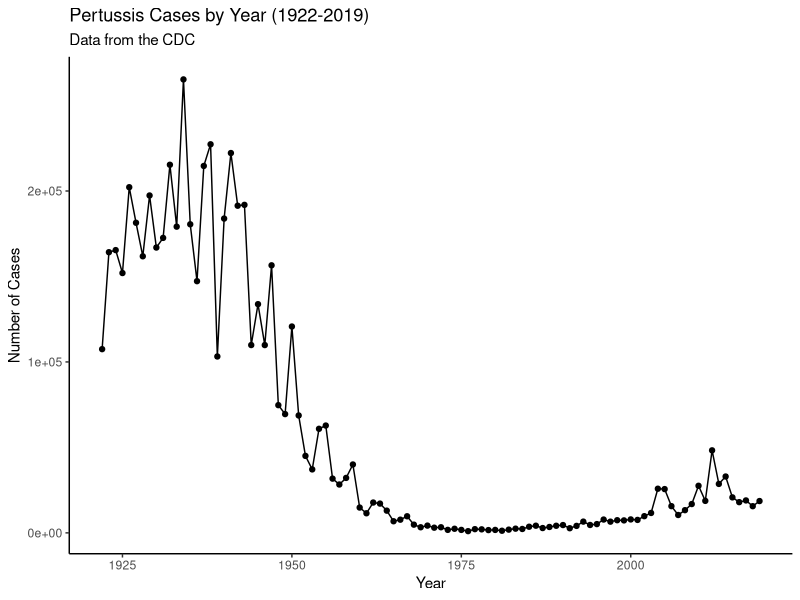
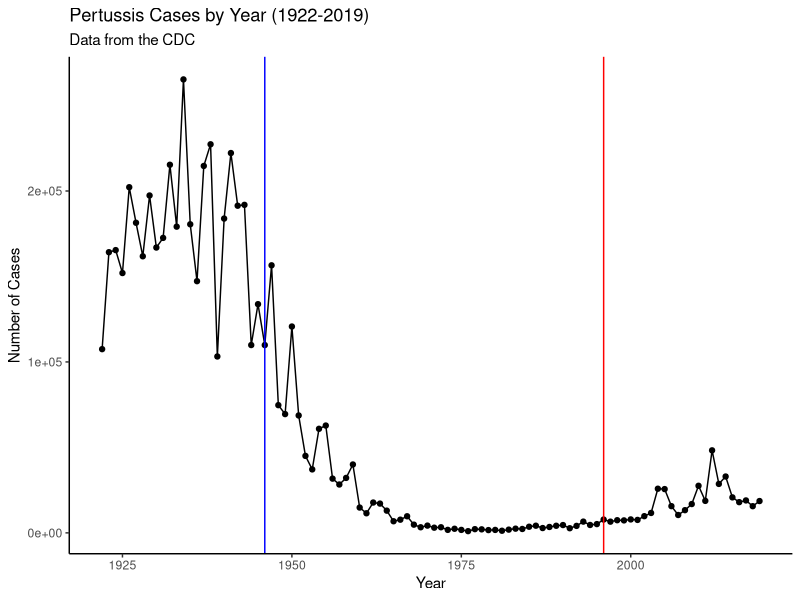

Write the R code that produced these figures, in order. (Note: this script raises an error after producing the figures.)
## ---- chunk 1
cdc <- data.frame(
                                 Year = c(1922L,1923L,1924L,1925L,
                                          1926L,1927L,1928L,1929L,1930L,1931L,
                                          1932L,1933L,1934L,1935L,1936L,
                                          1937L,1938L,1939L,1940L,1941L,1942L,
                                          1943L,1944L,1945L,1946L,1947L,
                                          1948L,1949L,1950L,1951L,1952L,
                                          1953L,1954L,1955L,1956L,1957L,1958L,
                                          1959L,1960L,1961L,1962L,1963L,
                                          1964L,1965L,1966L,1967L,1968L,1969L,
                                          1970L,1971L,1972L,1973L,1974L,
                                          1975L,1976L,1977L,1978L,1979L,1980L,
                                          1981L,1982L,1983L,1984L,1985L,
                                          1986L,1987L,1988L,1989L,1990L,
                                          1991L,1992L,1993L,1994L,1995L,1996L,
                                          1997L,1998L,1999L,2000L,2001L,
                                          2002L,2003L,2004L,2005L,2006L,2007L,
                                          2008L,2009L,2010L,2011L,2012L,
                                          2013L,2014L,2015L,2016L,2017L,2018L,
                                          2019L),
                                 Cases = c(107473,164191,165418,152003,
                                          202210,181411,161799,197371,
                                          166914,172559,215343,179135,265269,
                                          180518,147237,214652,227319,103188,
                                          183866,222202,191383,191890,109873,
                                          133792,109860,156517,74715,69479,
                                          120718,68687,45030,37129,60886,
                                          62786,31732,28295,32148,40005,
                                          14809,11468,17749,17135,13005,6799,
                                          7717,9718,4810,3285,4249,3036,
                                          3287,1759,2402,1738,1010,2177,2063,
                                          1623,1730,1248,1895,2463,2276,
                                          3589,4195,2823,3450,4157,4570,
                                          2719,4083,6586,4617,5137,7796,6564,
                                          7405,7298,7867,7580,9771,11647,
                                          25827,25616,15632,10454,13278,
                                          16858,27550,18719,48277,28639,32971,
                                          20762,17972,18975,15609,18617)
       )
## ---- chunk 2
library(ggplot2)

baseplot <- ggplot(cdc) +
  aes(Year, Cases) + 
  geom_point() + 
  geom_line() +
  labs(title="Pertussis Cases by Year (1922-2019)", y="Number of Cases", subtitle="Data from the CDC") +
  theme_classic()

baseplot

## ---- chunk 3
baseplot + 
  geom_vline(xintercept = 1946, col="blue") +
  geom_vline(xintercept = 1996, col="red")
## ---- chunk 4
library(jsonlite)

subject <- read_json("https://www.cmi-pb.org/api/subject",
                     simplifyVector=TRUE)

head(subject)
## ---- chunk 5
table(subject$infancy_vac)
## ---- chunk 6
table(subject$biological_sex)
## ---- chunk 7
table(subject$race, subject$biological_sex)
## ---- chunk 8
library(lubridate)
## ---- chunk 9
age_days <- today() - (ymd(subject$year_of_birth))
age_years <- time_length(age_days, "years")
subject$age <- age_years
## ---- chunk 10
mean(subject$age)
## ---- chunk 11
library(dplyr)

ap.age <- filter(subject, infancy_vac=="aP")$age
wp.age <- filter(subject, infancy_vac=="wP")$age

mean(ap.age)
mean(wp.age)
## ---- chunk 12
t.test(ap.age, wp.age)
## ---- chunk 13
ggplot(subject) +
  aes(age,
      fill=as.factor(infancy_vac)) +
  geom_histogram(show.legend=FALSE) +
  facet_wrap(vars(infancy_vac), nrow=2) 
## ---- chunk 14
specimen <- read_json("http://www.cmi-pb.org/api/specimen", simplifyVector = TRUE) 
titer <- read_json("http://www.cmi-pb.org/api/ab_titer", simplifyVector = TRUE) 
## ---- chunk 15
head(specimen)
## ---- chunk 16
head(titer)
## ---- chunk 17
dim(subject)
## ---- chunk 18
meta <- inner_join(specimen, subject)
dim(meta)
head(meta)
## ---- chunk 19
abdata <- inner_join(titer, meta)
dim(abdata)
## ---- chunk 20
head(abdata)
## ---- chunk 21
table(abdata$isotype)
## ---- chunk 22
table(abdata$visit)
## ---- chunk 23
ig1 <- abdata %>% filter(isotype == "IgG1", visit!=8)
head(ig1)
## ---- chunk 24
ig1 <- abdata %>% filter(isotype == "IgG1", visit!=8)
head(ig1)
## ---- chunk 25
ggplot(ig1) +
  aes(MFI, antigen) +
  geom_boxplot() + 
  facet_wrap(vars(visit), nrow=2)
## ---- chunk 26
ggplot(ig1) +
  aes(MFI, antigen, col=infancy_vac ) +
  geom_boxplot(show.legend = FALSE) + 
  facet_wrap(vars(visit), nrow=2) +
  theme_bw()
## ---- chunk 27
ggplot(ig1) +
  aes(MFI, antigen, col=infancy_vac ) +
  geom_boxplot(show.legend = FALSE) + 
  facet_wrap(vars(infancy_vac, visit), nrow=2)
## ---- chunk 28
filter(ig1, antigen=="Measles") %>%
  ggplot() +
  aes(MFI, col=infancy_vac) +
  geom_boxplot(show.legend = FALSE) +
  facet_wrap(vars(visit)) +
  theme_bw()
## ---- chunk 29
filter(ig1, antigen=="FIM2/3") %>%
  ggplot() +
  aes(MFI, col=infancy_vac) +
  geom_boxplot(show.legend = TRUE) +
  facet_wrap(vars(visit)) +
  theme_bw()
## ---- chunk 30
url <- "https://www.cmi-pb.org/api/v2/rnaseq?versioned_ensembl_gene_id=eq.ENSG00000211896.7"
rna <- read_json(url, simplifyVector = TRUE) 
## ---- chunk 31
ssrna <- inner_join(rna, meta)
## ---- chunk 32
ggplot(ssrna) +
  aes(visit, tpm, group=subject_id) +
  geom_point() +
  geom_line(alpha=0.2)
## ---- chunk 33
ggplot(ssrna) +
  aes(tpm, col=infancy_vac) +
  geom_boxplot() +
  facet_wrap(vars(visit))
## ---- chunk 34
ssrna %>%  
  filter(visit==4) %>% 
  ggplot() +
    aes(tpm, col=infancy_vac) + geom_density() + 
    geom_rug() 
